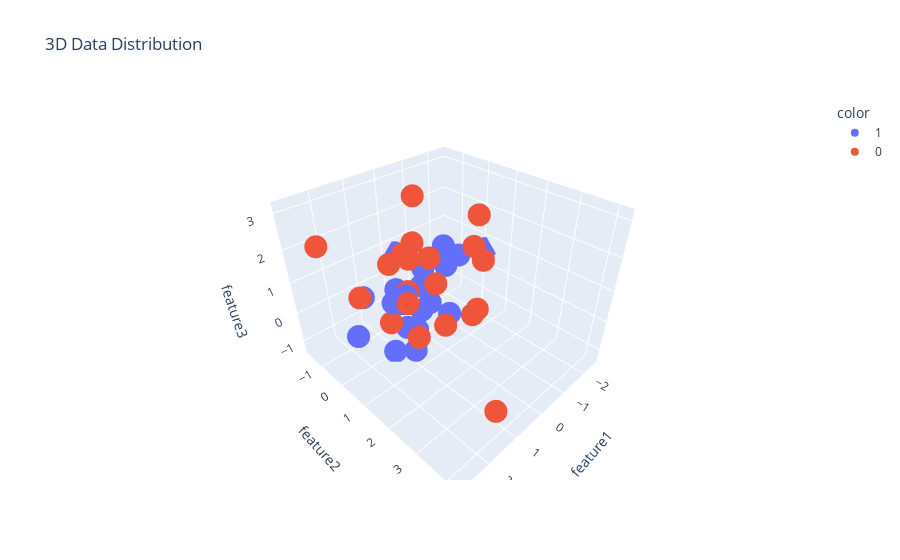

This figure's notebook cell:
### Markdown cell above
# Creating random data for PCA

### Code cell
# Fix random seed for reproducibility
np.random.seed(23)

# Generate two classes of data
mu_vec1 = np.array([0, 0, 0])  # Mean vector for class 1
cov_mat1 = np.identity(3)       # Identity covariance matrix
class1_sample = np.random.multivariate_normal(mu_vec1, cov_mat1, 20)

mu_vec2 = np.array([1, 1, 1])   # Mean vector for class 2
cov_mat2 = np.identity(3)
class2_sample = np.random.multivariate_normal(mu_vec2, cov_mat2, 20)

# Convert to DataFrame
df = pd.DataFrame(np.vstack((class1_sample, class2_sample)), 
                  columns=['feature1', 'feature2', 'feature3'])

# Assign target values: Class 1 -> 1, Class 2 -> 0
df['target'] = [1] * 20 + [0] * 20

# Shuffle the dataset
df = df.sample(frac=1, random_state=23).reset_index(drop=True)

# Plot original 3D data
fig = px.scatter_3d(df, x='feature1', y='feature2', z='feature3', 
                     color=df['target'].astype(str),
                     title="3D Data Distribution")
fig.show()

### Figure 1 — Plotly figure (JSON) as saved in the notebook; plotly's stock layout.template omitted (floating-point values rounded to 4 significant figures)
{"data": [{"hovertemplate": "color=1<br>feature1=%{x}<br>feature2=%{y}<br>feature3=%{z}<extra></extra>", "legendgroup": "1", "marker": {"color": "#636efa", "symbol": "circle"}, "mode": "markers", "name": "1", "scene": "scene", "showlegend": true, "type": "scatter3d", "x": [-0.3316, 0.2411, 1.415, 1.772, 0.4206, 0.3223, 1.045, 0.9486, -0.04544, -0.4208, 0.667, -1.01, 1.968, -0.3675, 0.1901, -0.02254, -1.838, -2.506, 1.267, -0.9926], "y": [-1.632, -0.9525, 0.4577, -0.3475, 0.4116, 0.06034, 0.5382, 0.7017, 1.041, -0.552, 0.02581, 0.4417, -0.5478, -1.137, 0.5121, 0.01342, -0.9388, 0.147, 0.1736, -0.1613], "z": [0.6191, -0.1363, 0.7289, 0.6701, -0.07132, -1.043, 0.8121, -1.051, -0.09403, -0.1211, -0.7776, 1.129, -0.6794, -1.322, 0.1315, 0.9359, -0.2018, 0.6062, -1.223, 1.192]}, {"hovertemplate": "color=0<br>feature1=%{x}<br>feature2=%{y}<br>feature3=%{z}<extra></extra>", "legendgroup": "0", "marker": {"color": "#EF553B", "symbol": "circle"}, "mode": "markers", "name": "0", "scene": "scene", "showlegend": true, "type": "scatter3d", "x": [1.01, 1.677, 2.823, -0.7233, 1.438, 0.2046, 1.251, -1.39, 0.7489, -1.028, 1.425, 0.7319, 1.234, 0.1771, 0.3849, 0.2907, 0.8989, 2.011, 2.224, -0.7643], "y": [1.438, 4.188, -0.3329, 1.461, 1.1, -0.01154, 0.1864, 0.6667, 2.593, 1.131, 1.441, 0.5174, 0.05278, -0.5981, 1.324, 0.867, 0.436, 1.921, 0.2304, 1.567], "z": [2.328, -0.08056, 2.637, -0.08537, 1.065, 3.151, 1.704, 1.344, 1.171, 2.603, 0.1826, 2.245, -0.2616, 1.227, -0.1032, 0.9826, 0.821, 2.933, 1.192, 1.549]}], "layout": {"legend": {"title": {"text": "color"}, "tracegroupgap": 0}, "scene": {"domain": {"x": [0, 1], "y": [0, 1]}, "xaxis": {"title": {"text": "feature1"}}, "yaxis": {"title": {"text": "feature2"}}, "zaxis": {"title": {"text": "feature3"}}}, "title": {"text": "3D Data Distribution"}}}
